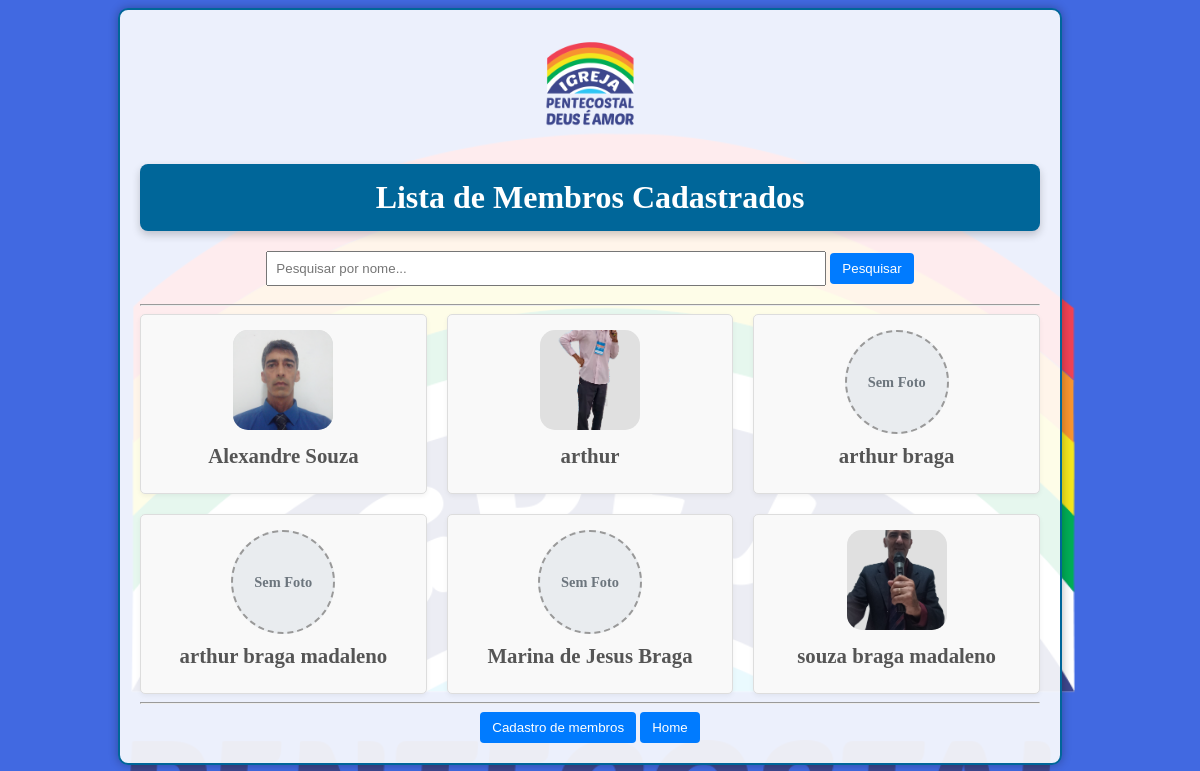
The page /lista.php on the database its author committed.
### tables this page shows
CREATE TABLE `membros` (
  `id` int(11) NOT NULL,
  `nome` varchar(255) DEFAULT NULL,
  `email` varchar(255) DEFAULT NULL,
  `foto_path` varchar(255) NOT NULL,
  `tel` varchar(20) NOT NULL,
  `ender` varchar(255) NOT NULL,
  `nascimento` varchar(255) DEFAULT NULL,
  `tipo_membro` varchar(255) NOT NULL,
  `batismo` varchar(255) NOT NULL,
  `cargo` varchar(255) NOT NULL,
  `setor` varchar(255) NOT NULL
);

### lista.php (the view, shortened to what this page needs)
<?php
require_once 'includes/db.php';
$funcionarios = [];
$search = $_GET['search'] ?? '';
if (!empty($search)) {
    $sql = "SELECT id, nome, nascimento, email, tel, ender, tipo_membro, batismo, cargo, foto_path
            FROM membros
            WHERE nome LIKE ?
            ORDER BY nome ASC";
    $stmt = $conn->prepare($sql);
    $param = "%" . $search . "%";
    $stmt->bind_param("s", $param);
    $stmt->execute();
    $result = $stmt->get_result();
} else {
    $sql = "SELECT id, nome, nascimento, email, tel, ender, tipo_membro, batismo, cargo, foto_path
            FROM membros
            ORDER BY nome ASC";
    $result = $conn->query($sql);
}
if ($result && $result->num_rows > 0) {
    while ($row = $result->fetch_assoc()) {
        $funcionarios[] = $row;
    }
}
?>
<!DOCTYPE html>
<html lang="pt-BR">
<head>
</head>
<body>
    <div class="form">
        <img src="./img/logo.png" width="110" height="110" alt="Logo">
        <h1>Lista de Membros Cadastrados</h1>
        <form method="get" action="" class="search-form">
            <input type="text" name="search" placeholder="Pesquisar por nome..." value="<?php echo htmlspecialchars($search); ?>">
            <button type="submit">Pesquisar</button>
            <hr>
            <?php if (empty($funcionarios)): ?>
                <p>Nenhum funcionário cadastrado ainda.</p>
            <?php else: ?>
                <div class="funcionario-list">
                    <?php foreach ($funcionarios as $funcionario): ?>
                        <div class="funcionario-card">
                            <?php if (!empty($funcionario['foto_path']) && file_exists($funcionario['foto_path'])): ?>
                                <img src="<?php echo htmlspecialchars($funcionario['foto_path']); ?>" alt="Foto de <?php echo htmlspecialchars($funcionario['nome']); ?>" class="funcionario-foto">
                            <?php else: ?>
                                <div class="no-foto">Sem Foto</div>
                            <?php endif; ?>
                            <h2>
                                <a class="no-link-style" href="visualizar_membro.php?id=<?php echo htmlspecialchars($funcionario['id']); ?>">
                                    <?php echo htmlspecialchars($funcionario['nome']); ?>
                                </a>
                            </h2>
                        </div>
                    <?php endforeach; ?>
                </div>
            <?php endif; ?>
        </form>
        <hr>
        <div class="form-group">
            <button onclick="window.location.href='./cadastro.php'">Cadastro de membros</button>
            <button onclick="window.location.href='./home.php'">Home</button>
        </div>
    </div>
</body>
</html>

### lista.php (style rules this page uses)
body { background-color: royalblue; background-image: url("../img/logo.png"); background-repeat: no-repeat; background-attachment: fixed; background-size: cover; width: 97%; min-height: 100vh; display: flex; align-items: center; flex-direction: column; }
.form { background: rgba(255, 255, 255, 0.9); width: 100%; max-width: 900px; padding: 20px; text-align: center; border: 2px solid #069; border-radius: 10px; box-shadow: 0 0 10px rgba(0, 0, 0, 0.3); margin-bottom: 20px; }
h1 { background: #069; color: #fff; padding: 15px; margin-bottom: 20px; border-radius: 8px; box-shadow: 0 4px 8px rgba(0, 0, 0, 0.2); width: 100%; max-width: 870px; text-align: center; margin-top: 20px; }
.funcionario-list { display: grid; grid-template-columns: repeat(auto-fill, minmax(280px, 1fr)); gap: 20px; }
.funcionario-card { background-color: #f9f9f9; border: 1px solid #ddd; border-radius: 5px; padding: 15px; text-align: center; box-shadow: 0 2px 5px rgba(0, 0, 0, 0.05); }
.funcionario-card h2 { margin-top: 10px; margin-bottom: 10px; color: #555; font-size: 1.3em; }
.funcionario-foto { width: 100px; height: 100px; border-radius: 15%; object-fit: cover; border: 2px solidrgb(199, 204, 209); background-color: #e0e0e0; }
.no-foto { width: 100px; height: 100px; border-radius: 50%; background-color: #e9ecef; display: flex; align-items: center; justify-content: center; color: #6c757d; font-size: 0.9em; text-align: center; margin: 0 auto 10px; border: 2px dashed #999; font-weight: bold; }
a.no-link-style { text-decoration: none; color: inherit; }
input[type="text"] { padding: 8px; width: 60%; margin-bottom: 10px; }
button { padding: 8px 12px; background-color: #007bff; color: white; border: none; border-radius: 4px; cursor: pointer; }

### rows shown on the page
membros: foto_path (picture), nome "Alexandre Souza"
membros: foto_path (picture), nome "arthur"
membros: shows "Sem Foto", nome "arthur braga"
membros: shows "Sem Foto", nome "arthur braga madaleno"
membros: shows "Sem Foto", nome "Marina de Jesus Braga"
membros: foto_path (picture), nome "souza braga madaleno"
